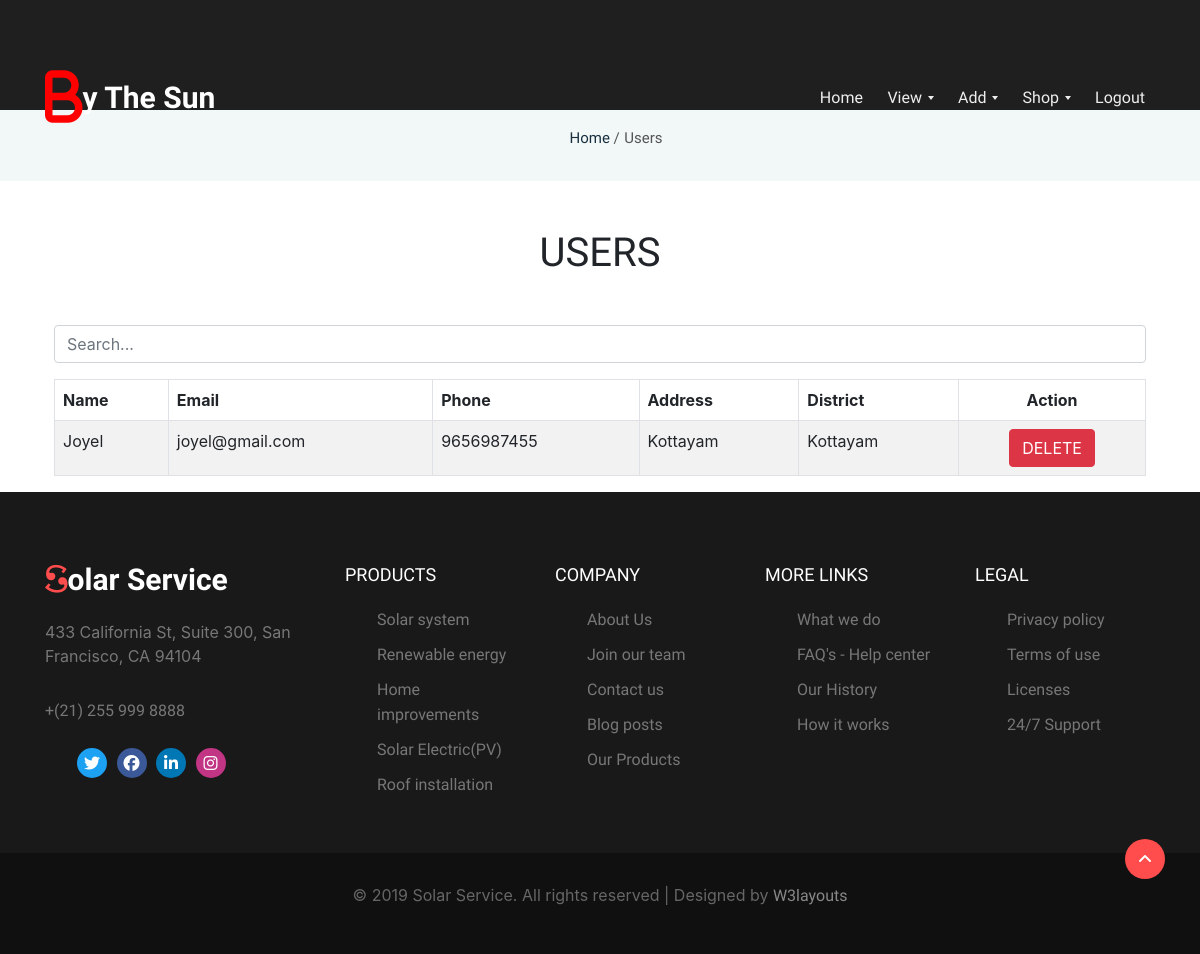
The app's page /viewUsers/ with its own data.
### app/models.py (models this page shows, shortened)
class Customer(models.Model):
    name = models.CharField(max_length=100)
    email = models.EmailField(max_length=100)
    phone = models.IntegerField()
    address = models.CharField(max_length=300)
    district = models.CharField(max_length=100)
    loginid = models.ForeignKey(Login, on_delete=models.CASCADE)

### app/views.py (the view)
# urls.py: path('viewUsers/', views.viewUsers),
def viewUsers(request):
    userData = Customer.objects.all()
    return render(request, "ADMIN/viewUsers.html", {"userData": userData})

### templates/ADMIN/viewUsers.html (shortened to what this page needs)
{% extends 'ADMIN/adminBase.html' %}
{% block header %}
<section class="w3l-breadcrumns">
    <div class="wrapper">
        <ul>
            <li><a id="a" href="/adminHome">Home</a> /</li>
            <li>Users</li>
        </ul>
    </div>
</section>
<link rel="stylesheet" href="https://cdn.jsdelivr.net/npm/bootstrap@5.2.3/dist/css/bootstrap.min.css"
>
<link rel="stylesheet" href="https://stackpath.bootstrapcdn.com/bootstrap/5.0.0/css/bootstrap.min.css">
<body>
    <div class="container">
        <h1 align="center" class="m-5">USERS </h1>
        <input type="text" id="searchInput" class="form-control mb-3" placeholder="Search...">
        <table class="table table-striped table-bordered" border="1">
            <thead>
                <tr>
                    <th>Name</th>
                    <th>Email</th>
                    <th>Phone</th>
                    <th>Address</th>
                    <th>District</th>
                    <th style="text-align: center;">Action</th>
                </tr>
            </thead>
            <tbody id="tableBody">
                {% for i in userData %}
                <tr id="row{{ forloop.counter }}">
                    <td>{{ i.name }}</td>
                    <td>{{ i.email }}</td>
                    <td>{{ i.phone }}</td>
                    <td>{{ i.address }}</td>
                    <td>{{ i.district }}</td>
                    <td style="text-align: center;"><a href="/deleteUser?id={{i.loginid_id}}"
                            class="btn btn-danger">DELETE</a></td>
                </tr>
                {% endfor %}
            </tbody>
        </table>
    </div>
</body>
</html>
{% endblock %}

### templates/ADMIN/adminBase.html (style rules this page uses)
* { box-sizing: border-box; font-family: -apple-system, BlinkMacSystemFont, "Segoe UI", Roboto, Oxygen-Sans, Ubuntu, Cantarell, "Helvetica Neue", sans-serif; }
#a { text-decoration: none; }

### templates/ADMIN/viewUsers.html (style rules this page uses)
th { text-align: center; }
#a { text-decoration: none; }

### records on screen
Customer: name "Joyel", email "joyel@gmail.com", phone "9656987455", address "Kottayam", district "Kottayam"
